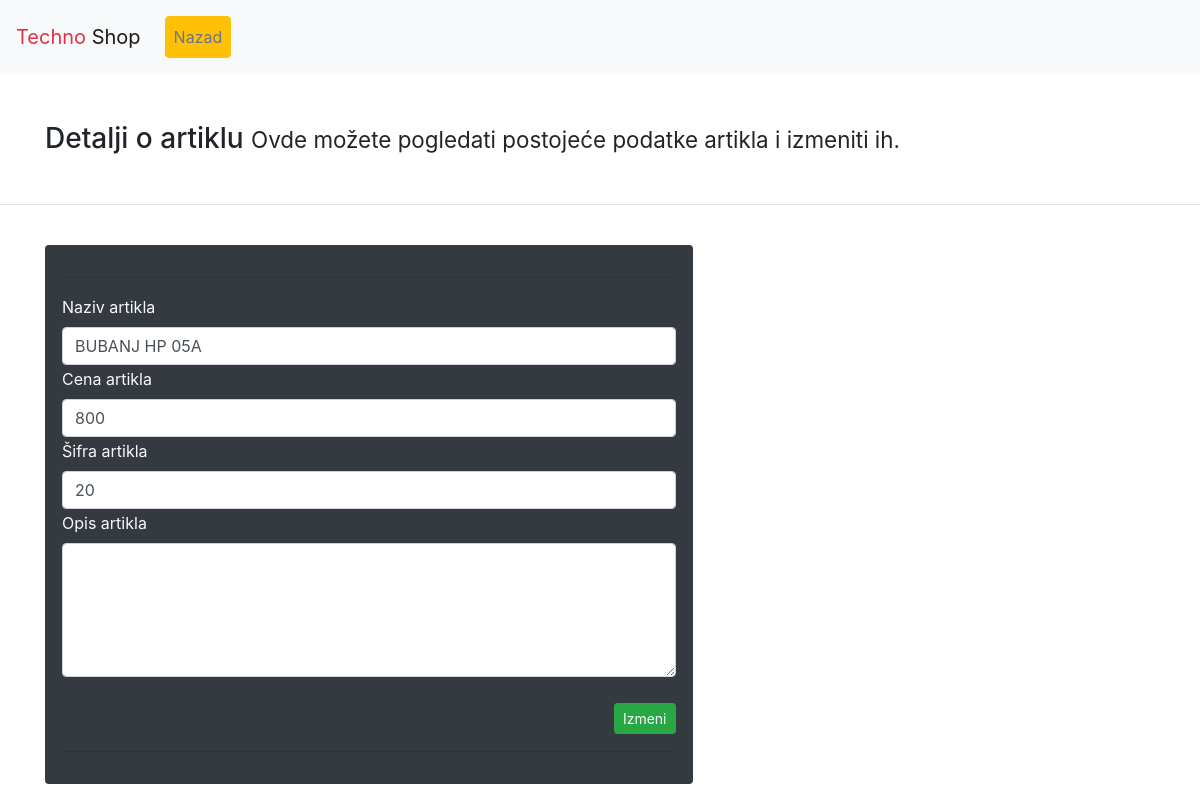
The page /php/artikli/detaljiArtikl.php?id=5 on the database its author committed.
### tables this page shows
CREATE TABLE IF NOT EXISTS `artikl` (
  `artikl_id` int(11) NOT NULL AUTO_INCREMENT,
  `artikl_naziv` varchar(255) DEFAULT NULL,
  `artikl_opis` varchar(255) DEFAULT NULL,
  `artikl_sifra` varchar(45) NOT NULL,
  `artikl_cena` double NOT NULL,
  PRIMARY KEY (`artikl_id`),
  UNIQUE KEY `artikl_id_UNIQUE` (`artikl_id`),
  KEY `artikl_sifra` (`artikl_sifra`)
);

### php/artikli/detaljiArtikl.php (the view, shortened to what this page needs)
<?php
$id = null;
if (!empty($_GET['id'])) {
    $id = htmlspecialchars($_GET['id']);
}
try {
    $pdo = Database::connect();
    $query = $pdo->prepare("SELECT *
                                        FROM TechnoShop.Artikl
                                        WHERE TechnoShop.Artikl.artikl_id = :id");
    $query->bindParam(':id', $id);
    $query->execute();
    $row = $query->fetch(PDO::FETCH_ASSOC);
    $naziv = $row['artikl_naziv'];
    $opis = $row['artikl_opis'];
    $cena = $row['artikl_cena'];
    $sifra = $row['artikl_sifra'];
} catch (PDOException $e) {
    echo $e->getMessage();
}
include_once('../header.php');
?>
  <nav class="navbar navbar-expand-lg navbar-light bg-light">
    <a class="navbar-brand" href="../index.php"><span class="text-danger">Techno</span> <span>Shop</span></a>
    <div class="collapse navbar-collapse" id="navbarNavAltMarkup">
      <div class="navbar-nav p-1 m-1">
        <a href="../artikli/unosArtikl.php" class="nav-link btn btn-outline-warning text-secondary mr-1 active">Nazad</a>
      </div>
    </div>
  </nav>
<br>
<br>
<div class="container">
    <h3>
        Detalji o artiklu
        <small>
            Ovde možete pogledati postojeće podatke artikla i izmeniti ih.
        </small>
    </h3>
</div>
<br>
<hr>
<br>
<div class="container">
    <div class="forma bg-dark col-lg-7 rounded p-3 mb-5 text-light">
        <form action="izmeniArtikl.php?id=<?php echo $id; ?>" method="post" enctype="multipart/form-data">
            <hr>
            <table>
                <tbody>
                <tr>
                    <td>
                        <div class="control-group <?php echo !empty($nazivError) ? 'error' : ''; ?>">
                            <label class="control-label">Naziv artikla</label>
                            <div class="controls">
                                <input class="form-control" name="naziv" type="text"
                                       value="<?php echo $naziv; ?>">
                            </div>
                        </div>
                    </td>
                </tr>
                <tr>
                    <td>
                        <div class="control-group <?php echo !empty($cenaError) ? 'error' : ''; ?>">
                            <label class="control-label">Cena artikla</label>
                            <div class="controls">
                                <input class="form-control" name="cena" type="number"
                                       value="<?php echo $cena; ?>">
                            </div>
                        </div>
                    </td>
                </tr>
                <tr>
                    <td>
                        <div class="control-group <?php echo !empty($sifraError) ? 'error' : ''; ?>">
                            <label class="control-label">Šifra artikla</label>
                            <div class="controls">
                                <input class="form-control" name="sifra" type="text"
                                       value="<?php echo $sifra; ?>">
                            </div>
                        </div>
                    </td>
                </tr>
                <tr>
                    <td>
                        <div class="control-group <?php echo !empty($opisError) ? 'error' : ''; ?>">
                            <label class="control-label">Opis artikla</label>
                            <div class="controls">
                                <textarea class="form-control" rows="5" cols="100" name="opis" type="text"
                                ><?php echo $opis; ?></textarea>
                            </div>
                        </div>
                    </td>
                </tr>
                <tr>
                    <td class="text-right">
                        <br>
                        <button class="btn btn-sm btn-success" name="izmeni">Izmeni</button>
                    </td>
                </tr>
                </tbody>
            </table>
        </form>
        <hr>
    </div>
</div>
<?php
    include_once('../footer.php');
?>

### rows shown on the page
artikl: naziv "BUBANJ HP 05A", cena "800", sifra "20"
